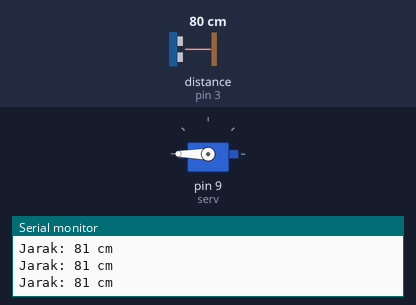
A sketch run on a simulated Arduino Uno, built with avr-gcc and run on an emulated ATmega328P. On the bench: servo, the last lines printed to the serial monitor. The inputs (shaded band) are chosen by the test bench; at power-on: distance to the obstacle (sensor on pin 3) 80 cm. The echo pulse lasts 58.3 µs per cm.

Above: at 1.5 s.
1.6 s: distance to the obstacle (sensor on pin 3) set to 65 cm
3.1 s: distance to the obstacle (sensor on pin 3) set to 56 cm
At 4.2 s:
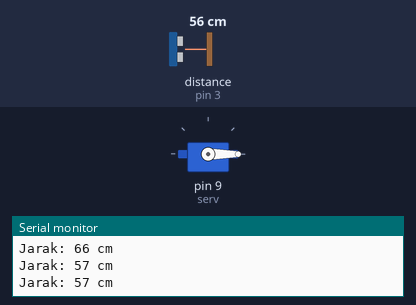
4.6 s: distance to the obstacle (sensor on pin 3) set to 60 cm
At 6.1 s:
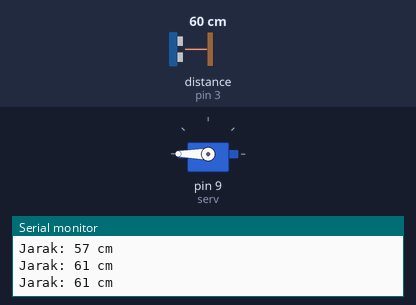
6.4 s: distance to the obstacle (sensor on pin 3) set to 2 cm
At 7.8 s:
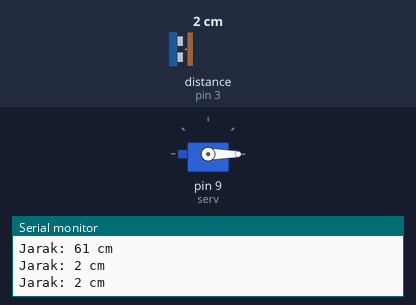
Timing chart, 0 to 9.2 s (numbered marks = the images above; inputs shaded):
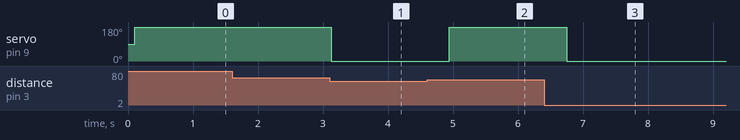

Measured:
- the behaviour switches between 60 and 59 cm on distance to the obstacle (sensor on pin 3) (found by bisection; images 0 and 1)
- after the input at 3.1 s, servo on pin 9 (serv): 180° → 0° at once
- after the input at 4.6 s, servo on pin 9 (serv): 0° → 180° after 0.34 s
- after the input at 6.4 s, servo on pin 9 (serv): 180° → 0° after 0.35 s

The sketch:

sketch_dec12a_copy_20241217103617_arduino_kelompok.ino
```cpp
#include <NewPing.h>
#include <Servo.h>
Servo serv;

int range;

#define TRIGGER_PIN 2
#define ECHO_PIN 3
#define MAX_DISTANCE 400

NewPing sonar(TRIGGER_PIN,ECHO_PIN,MAX_DISTANCE);

void setup(){
  Serial.begin(115200);
  serv.attach(9);
}

void loop(){
  delay(100);
  unsigned int uS = sonar.ping();
  range = uS / US_ROUNDTRIP_CM;

  if (range <= 60 ){
    serv.write(0);
  }else if (range > 60){
    serv.write(180);
  }
  Serial.print("Jarak: ");              // Tampilkan jarak di serial monitor
  Serial.print(uS / US_ROUNDTRIP_CM);
  Serial.println(" cm");
  delay(500);

}
```
